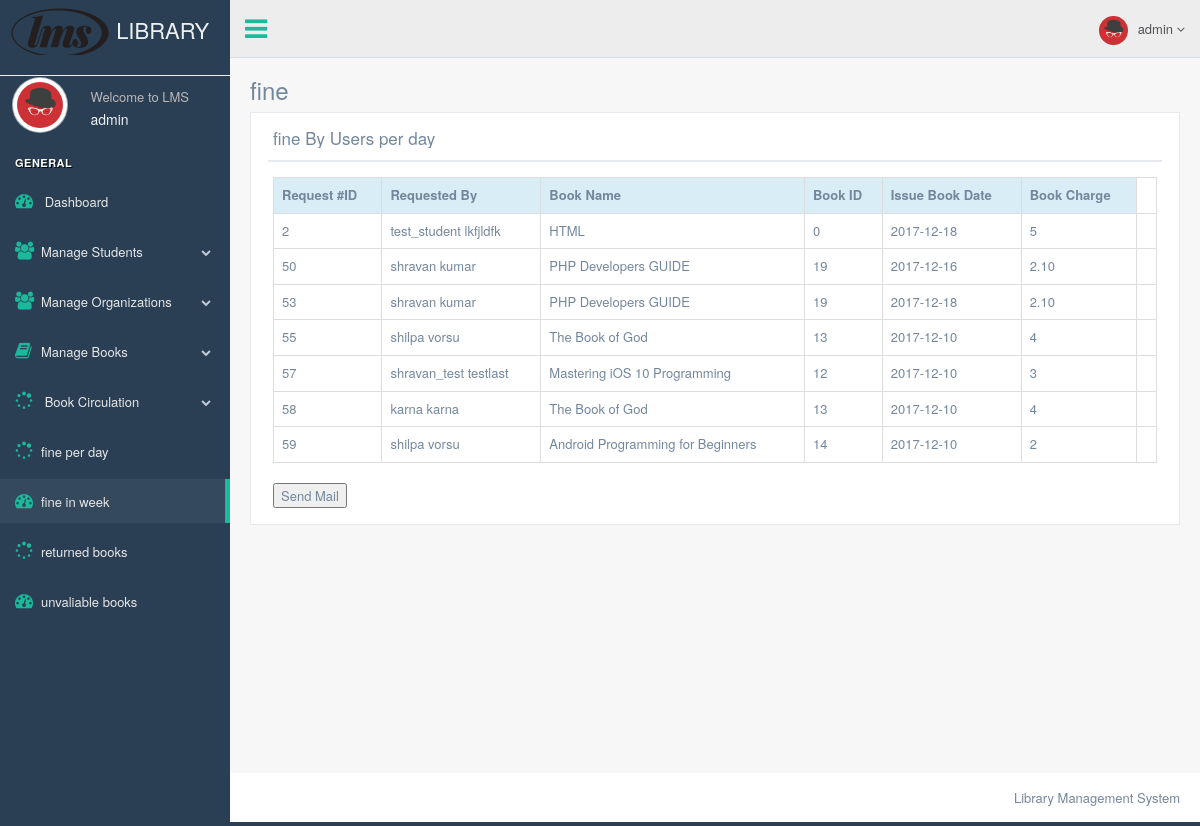
Page /librarian/fine_day_week.php (signed in) on the committed database.
### tables this page shows
CREATE TABLE `issue_books` (
  `id` int(5) NOT NULL,
  `student_enrollment` varchar(20) NOT NULL,
  `student_name` varchar(50) NOT NULL,
  `student_sem` varchar(20) NOT NULL,
  `student_contact` varchar(20) NOT NULL,
  `student_email` varchar(50) NOT NULL,
  `book_id` int(225) NOT NULL,
  `books_name` varchar(100) NOT NULL,
  `books_issue_date` date NOT NULL,
  `books_issue_time` time NOT NULL,
  `books_return_date` date NOT NULL,
  `book_charges` varchar(8) NOT NULL,
  `student_user_name` varchar(50) NOT NULL,
  `user_type` varchar(32) NOT NULL,
  `book_status` varchar(225) NOT NULL,
  `return_mail` varchar(225) NOT NULL,
  `block_mail` varchar(225) NOT NULL
);

### librarian/fine_day_week.php (the view, shortened to what this page needs)
<?php
    include "header.php";
?>
        <div class="right_col" role="main">
            <div class="">
                <div class="page-title">
                    <div class="title_left">
                        <h3>fine</h3>
                    </div>
                </div>
                <div class="clearfix"></div>
                <div class="row" style="min-height:500px">
                    <div class="col-md-12 col-sm-12 col-xs-12">
                        <div class="x_panel">
                            <div class="x_title">
                                <h2>fine By Users per day</h2>
                                <div class="clearfix"></div>
                            </div>
                            <div class="x_content">
                                <table class="table table-bordered">
                                    <tr class="bg-info">
                                        <th> Request #ID</th>
                                        <th> Requested By </th>
                                        <th> Book Name </th>
                                        <th> Book ID </th>
                                        <th> Issue Book Date </th>
                                        <th> Book Charge</th>
                                    </tr>
                                   <?php
										 $res = mysqli_query($db_connect, "SELECT *FROM `issue_books` WHERE DATEDIFF( CURDATE(),`books_issue_date`) > 7;");
                                        while($row = mysqli_fetch_array($res)){
                                            echo "<tr>";
                                            echo "<td>". $row["id"] . "</td>";
                                            echo "<td>". $row["student_name"] . "</td>";
                                            echo "<td>". $row["books_name"] . "</td>";
                                            echo "<td>". $row["book_id"] . "</td>";
											echo "<td>". $row["books_issue_date"] . "</td>";
                                            echo "<td>". $row["book_charges"] . "</td>";
                                            echo "<td>";
                                ?>
                                            <?php
                                        echo "</td>";
                                            echo "</tr>";
                                        }
                                    ?>
                                </table>
								<form method="post" action="fine_day_week.php">
								<input type="submit" name="submit" value="Send Mail"/>
								</form>
                            </div>
                        </div>
                    </div>
                </div>
            </div>
        </div>
<?php
    include "footer.php";
?>

### rows in the picture
issue_books: id "2", student_name "test_student lkfjldfk", books_name "HTML", book "0", books_issue_date "2017-12-18", book_charges "5"
issue_books: id "50", student_name "shravan kumar", books_name "PHP Developers GUIDE", book "19", books_issue_date "2017-12-16", book_charges "2.10"
issue_books: id "53", student_name "shravan kumar", books_name "PHP Developers GUIDE", book "19", books_issue_date "2017-12-18", book_charges "2.10"
issue_books: id "55", student_name "shilpa vorsu", books_name "The Book of God", book "13", books_issue_date "2017-12-10", book_charges "4"
issue_books: id "57", student_name "shravan_test testlast", books_name "Mastering iOS 10 Programming", book "12", books_issue_date "2017-12-10", book_charges "3"
issue_books: id "58", student_name "karna karna", books_name "The Book of God", book "13", books_issue_date "2017-12-10", book_charges "4"
issue_books: id "59", student_name "shilpa vorsu", books_name "Android Programming for Beginners", book "14", books_issue_date "2017-12-10", book_charges "2"

### other values in the picture
$_SESSION["librarian"] "admin"
